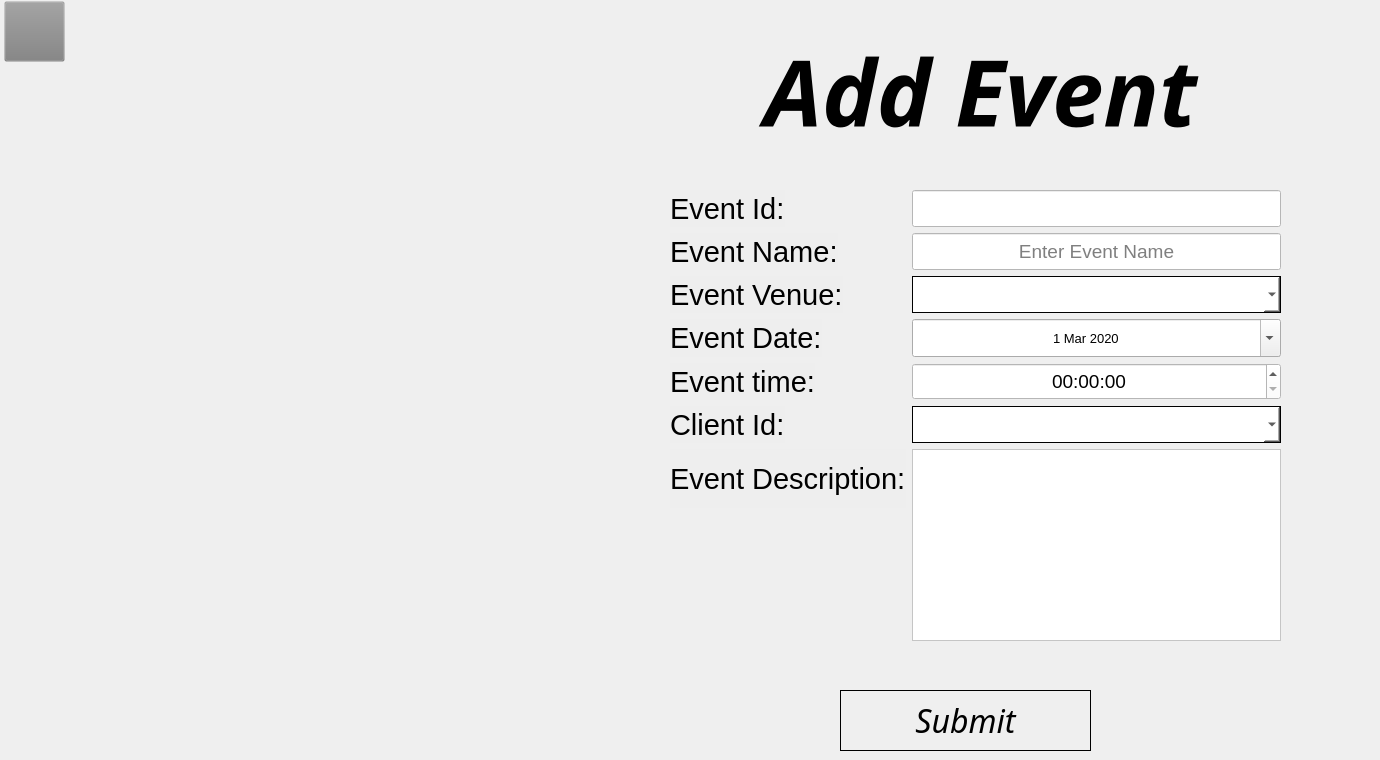
    <widget class="QWidget" name="ADDformforEvent">
     <widget class="QPushButton" name="event_addform_backbutton">
      <property name="geometry">
       <rect>
        <x>4</x>
        <y>1</y>
        <width>61</width>
        <height>61</height>
       </rect>
      </property>
      <property name="styleSheet">
       <string notr="true">background-color: rgb(128, 128, 128, 0.01);
border-image: url(:/back-button.png);</string>
      </property>
      <property name="text">
       <string/>
      </property>
     </widget>
     <widget class="QLabel" name="label_38">
      <property name="geometry">
       <rect>
        <x>590</x>
        <y>30</y>
        <width>781</width>
        <height>121</height>
       </rect>
      </property>
      <property name="font">
       <font>
        <family>JasmineUPC</family>
        <pointsize>69</pointsize>
        <weight>75</weight>
        <italic>true</italic>
        <bold>true</bold>
       </font>
      </property>
      <property name="styleSheet">
       <string notr="true">background-color: rgb(128, 128, 128, 0.001);</string>
      </property>
      <property name="text">
       <string>Add Event</string>
      </property>
      <property name="alignment">
       <set>Qt::AlignCenter</set>
      </property>
     </widget>
     <widget class="QPushButton" name="Event_submit">
      <property name="enabled">
       <bool>true</bool>
      </property>
      <property name="geometry">
       <rect>
        <x>840</x>
        <y>690</y>
        <width>251</width>
        <height>61</height>
       </rect>
      </property>
      <property name="font">
       <font>
        <family>Poppins</family>
        <pointsize>24</pointsize>
        <weight>50</weight>
        <italic>true</italic>
        <bold>false</bold>
       </font>
      </property>
      <property name="styleSheet">
       <string notr="true">border:1px solid black</string>
      </property>
      <property name="text">
       <string>Submit</string>
      </property>
     </widget>
     <widget class="QWidget" name="layoutWidget">
      <property name="geometry">
       <rect>
        <x>670</x>
        <y>190</y>
        <width>611</width>
        <height>451</height>
       </rect>
      </property>
      <layout class="QFormLayout" name="formLayout_3">
       <item row="0" column="0">
        <widget class="QLabel" name="label_43">
         <property name="font">
          <font>
           <pointsize>22</pointsize>
          </font>
         </property>
         <property name="styleSheet">
          <string notr="true">background-color:rgb(128,128,128,0.01);</string>
         </property>
         <property name="text">
          <string>Event Id:</string>
         </property>
        </widget>
       </item>
       <item row="0" column="1">
        <widget class="QLineEdit" name="lineEdit_eventid">
         <property name="enabled">
          <bool>false</bool>
         </property>
         <property name="sizePolicy">
          <sizepolicy hsizetype="Expanding" vsizetype="Expanding">
           <horstretch>0</horstretch>
           <verstretch>0</verstretch>
          </sizepolicy>
         </property>
         <property name="font">
          <font>
           <pointsize>14</pointsize>
          </font>
         </property>
         <property name="styleSheet">
          <string notr="true">
background-color: white;</string>
         </property>
         <property name="alignment">
          <set>Qt::AlignCenter</set>
         </property>
         <property name="placeholderText">
          <string/>
         </property>
        </widget>
       </item>
       <item row="1" column="0">
        <widget class="QLabel" name="label_44">
         <property name="font">
          <font>
           <pointsize>22</pointsize>
          </font>
         </property>
         <property name="styleSheet">
          <string notr="true">background-color:rgb(128,128,128,0.01);</string>
         </property>
         <property name="text">
          <string>Event Name:</string>
         </property>
        </widget>
       </item>
       <item row="1" column="1">
        <widget class="QLineEdit" name="lineEdit_5">
         <property name="sizePolicy">
          <sizepolicy hsizetype="Expanding" vsizetype="Expanding">
           <horstretch>0</horstretch>
           <verstretch>0</verstretch>
          </sizepolicy>
         </property>
         <property name="font">
          <font>
           <pointsize>14</pointsize>
          </font>
         </property>
         <property name="styleSheet">
          <string notr="true">
background-color: white;</string>
         </property>
         <property name="alignment">
          <set>Qt::AlignCenter</set>
         </property>
         <property name="placeholderText">
          <string>Enter Event Name</string>
         </property>
        </widget>
       </item>
       <item row="2" column="0">
        <widget class="QLabel" name="label_45">
         <property name="font">
          <font>
           <pointsize>22</pointsize>
          </font>
         </property>
         <property name="styleSheet">
          <string notr="true">background-color:rgb(128,128,128,0.01);</string>
         </property>
         <property name="text">
          <string>Event Venue:</string>
         </property>
        </widget>
       </item>
       <item row="2" column="1">
        <widget class="QComboBox" name="comboBox_venue">
         <property name="sizePolicy">
          <sizepolicy hsizetype="Preferred" vsizetype="Expanding">
           <horstretch>0</horstretch>
           <verstretch>0</verstretch>
          </sizepolicy>
         </property>
         <property name="styleSheet">
          <string notr="true">border:1px solid black;
background-color:white</string>
         </property>
        </widget>
       </item>
       <item row="3" column="0">
        <widget class="QLabel" name="label_46">
         <property name="font">
          <font>
           <pointsize>22</pointsize>
          </font>
         </property>
         <property name="styleSheet">
          <string notr="true">background-color:rgb(128,128,128,0.01);</string>
         </property>
         <property name="text">
          <string>Event Date:</string>
         </property>
        </widget>
       </item>
       <item row="3" column="1">
        <widget class="QDateEdit" name="dateEdit">
         <property name="sizePolicy">
          <sizepolicy hsizetype="Minimum" vsizetype="Expanding">
           <horstretch>0</horstretch>
           <verstretch>0</verstretch>
          </sizepolicy>
         </property>
         <property name="font">
          <font>
           <family>MS Shell Dlg 2</family>
           <pointsize>10</pointsize>
           <weight>50</weight>
           <italic>false</italic>
           <bold>false</bold>
          </font>
         </property>
         <property name="styleSheet">
          <string notr="true">background-color: rgb(234, 234, 234);
font: 10pt &quot;MS Shell Dlg 2&quot;;
QComboBox {
    border: 1px solid gray;
    border-radius: 3px;
    padding: 1px 18px 1px 3px;
    min-width: 6em;
};
QComboBox::drop-down {
    subcontrol-origin: padding;
    subcontrol-position: top right;
    width: 15px;

    border-left-width: 1px;
    border-left-color: darkgray;
    border-left-style: solid; /* just a single line */
    border-top-right-radius: 3px; /* same radius as the QComboBox */
    border-bottom-right-radius: 3px;
}</string>
         </property>
         <property name="alignment">
          <set>Qt::AlignCenter</set>
         </property>
         <property name="dateTime">
          <datetime>
           <hour>0</hour>
           <minute>0</minute>
           <second>0</second>
           <year>2020</year>
           <month>3</month>
           <day>1</day>
          </datetime>
         </property>
         <property name="calendarPopup">
          <bool>true</bool>
         </property>
        </widget>
       </item>
       <item row="4" column="0">
        <widget class="QLabel" name="label_151">
         <property name="font">
          <font>
           <pointsize>22</pointsize>
          </font>
         </property>
         <property name="styleSheet">
          <string notr="true">background-color:rgb(128,128,128,0.01);</string>
         </property>
         <property name="text">
          <string>Event time:</string>
         </property>
        </widget>
       </item>
       <item row="4" column="1">
        <widget class="QTimeEdit" name="timeEdit">
         <property name="sizePolicy">
          <sizepolicy hsizetype="Minimum" vsizetype="Expanding">
           <horstretch>0</horstretch>
           <verstretch>0</verstretch>
          </sizepolicy>
         </property>
         <property name="font">
          <font>
           <pointsize>14</pointsize>
          </font>
         </property>
         <property name="styleSheet">
          <string notr="true">background-color:white</string>
         </property>
         <property name="alignment">
          <set>Qt::AlignCenter</set>
         </property>
         <property name="calendarPopup">
          <bool>false</bool>
         </property>
        </widget>
       </item>
       <item row="5" column="0">
        <widget class="QLabel" name="label_47">
         <property name="font">
          <font>
           <pointsize>22</pointsize>
          </font>
         </property>
         <property name="styleSheet">
          <string notr="true">background-color:rgb(128,128,128,0.01);</string>
         </property>
         <property name="text">
          <string>Client Id:</string>
         </property>
        </widget>
       </item>
       <item row="5" column="1">
        <widget class="QComboBox" name="comboBox_clientid">
         <property name="sizePolicy">
          <sizepolicy hsizetype="Preferred" vsizetype="Expanding">
           <horstretch>0</horstretch>
           <verstretch>0</verstretch>
          </sizepolicy>
         </property>
         <property name="styleSheet">
          <string notr="true">border:1px solid black;
background-color:white</string>
         </property>
        </widget>
       </item>
       <item row="6" column="0">
        <widget class="QLabel" name="label_55">
         <property name="font">
          <font>
           <pointsize>22</pointsize>
          </font>
         </property>
         <property name="styleSheet">
          <string notr="true">background-color:rgb(128,128,128,0.01);</string>
         </property>
         <property name="text">
          <string>Event Description:</string>
         </property>
        </widget>
       </item>
       <item row="6" column="1">
        <widget class="QPlainTextEdit" name="plainTextEdit_des">
         <property name="font">
          <font>
           <pointsize>13</pointsize>
          </font>
         </property>
         <property name="styleSheet">
          <string notr="true">background-color:white;</string>
         </property>
         <property name="plainText">
          <string/>
         </property>
         <property name="placeholderText">
          <string>Type Description Here ...</string>
         </property>
        </widget>
       </item>
      </layout>
     </widget>
    </widget>
